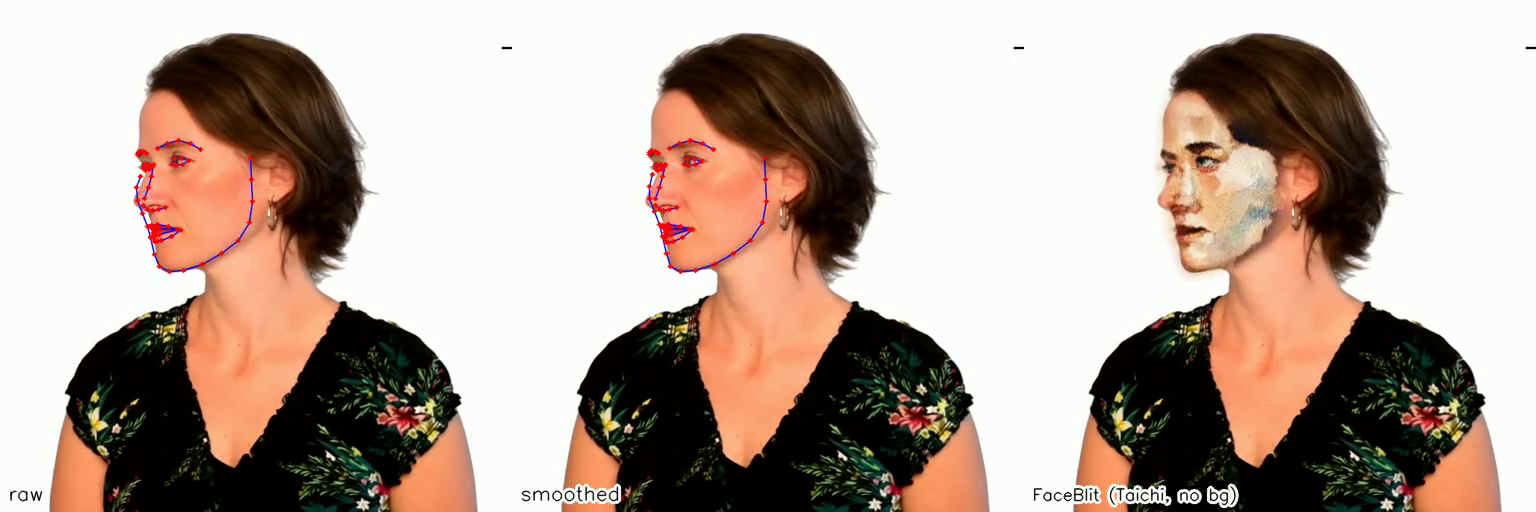
#> input picture frame 10 of FaceBlit/examples/zuzka2_stylized_taichi.mp4, 1536 x 512 px, given in place of cat_full.mp4, which was not available
$ python compare_flows.py
#> lines starting #> are read from the running program, lines starting #| are printed output that depends on the picture
import os
import sys

import cv2
import numpy as np

# Add project root
sys.path.append(os.path.abspath(os.path.dirname(__file__)))

from ezsynth.engines.flow_engine import (
    NeuFlowEngine,
    OpenCVFlowEngine,
    RAFTFlowEngine,
    TorchVisionFlowEngine,
)


def flow_to_color(flow):
    """
    Converts flow to RGB image using HSV color wheel.
    flow: [H, W, 2]
    """
    h, w = flow.shape[:2]
    hsv = np.zeros((h, w, 3), dtype=np.uint8)
    hsv[..., 1] = 255

    mag, ang = cv2.cartToPolar(flow[..., 0], flow[..., 1])
    hsv[..., 0] = ang * 180 / np.pi / 2
    hsv[..., 2] = cv2.normalize(mag, None, 0, 255, cv2.NORM_MINMAX)

    return cv2.cvtColor(hsv, cv2.COLOR_HSV2BGR)


def draw_label(img, text):
    font = cv2.FONT_HERSHEY_SIMPLEX
    cv2.putText(img, text, (10, 30), font, 1, (255, 255, 255), 2, cv2.LINE_AA)
    return img


def main():
    video_path = "examples/cat_full.mp4"
    output_path = "output/flow_comparison.mp4"

    if not os.path.exists("output"):
        os.makedirs("output")

    print(f"Reading video: {video_path}")
    cap = cv2.VideoCapture(video_path)

    # Read first 60 frames to keep it quick but sufficient
    MAX_FRAMES = 60
    frames = []

    while len(frames) < MAX_FRAMES:
        ret, frame = cap.read()
#> frame is the input picture: shape (512, 1536, 3); mean B, G, R 154.5, 165.9, 182.6
        if not ret:
            break
        # Resize to smaller resolution for speed if needed, but let's keep original or standard
        # For display, maybe 512 width max?
        h, w = frame.shape[:2]
#> h = 512; w = 1536
        new_w = 480
        new_h = int(h * (new_w / w))
#> new_h = 160
        frame = cv2.resize(frame, (new_w, new_h))
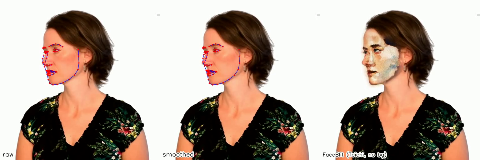
#> frame: shape (160, 480, 3); mean B, G, R 154.5, 165.8, 182.6
        frames.append(frame)
    cap.release()
    print(f"Loaded {len(frames)} frames. Resolution: {frames[0].shape}")

    engines = [
        ("Original", None),
        ("CV2 DIS", OpenCVFlowEngine(method="DIS")),
        ("CV2 Farneback", OpenCVFlowEngine(method="FARNEBACK")),
        ("TV RAFT Small", TorchVisionFlowEngine(model_name="raft_small")),
        # ("TV RAFT Large", TorchVisionFlowEngine(model_name="raft_large")), # Skip large for speed if preferred, or keep
    ]

    try:
        engines.append(("Our RAFT (Sintel)", RAFTFlowEngine(model_name="sintel")))
    except Exception as e:
        print(f"Skipping Our RAFT: {e}")

    # Try adding NeuFlow if possible
    try:
        engines.append(("NeuFlow", NeuFlowEngine(model_name="neuflow_mixed")))
    except Exception as e:
        print(f"Skipping NeuFlow: {e}")

    # Compute flows
    results = {}  # label -> list of flow images (or original frames)

    for label, engine in engines:
        if engine is None:
            results[label] = frames[1:]  # Align length
            continue

        print(f"Running {label}...")
        try:
            flows = engine.compute(frames)
            # Visualize flows
            viz_frames = [flow_to_color(f) for f in flows]
            results[label] = viz_frames
        except Exception as e:
            print(f"Error computing {label}: {e}")
            # Fill with blanks
            results[label] = [np.zeros_like(frames[0])] * (len(frames) - 1)

    # Compose grid
    # We have N engines. Let's make a grid roughly square.
    n_items = len(engines)
    cols = 3
    rows = (n_items + cols - 1) // cols

    print("creating grid video...")
    h, w, _ = frames[0].shape

    # Output writer
    fourcc = cv2.VideoWriter_fourcc(*"mp4v")
    out = cv2.VideoWriter(output_path, fourcc, 30, (w * cols, h * rows))

    num_frames = len(frames) - 1
    for i in range(num_frames):
        grid_img = np.zeros((h * rows, w * cols, 3), dtype=np.uint8)

        for idx, (label, _) in enumerate(engines):
            r = idx // cols
            c = idx % cols

            # Get content
            if label in results and i < len(results[label]):
                img = results[label][i].copy()
            else:
                img = np.zeros((h, w, 3), dtype=np.uint8)

            draw_label(img, label)

            y_off = r * h
            x_off = c * w
            grid_img[y_off : y_off + h, x_off : x_off + w] = img

        out.write(grid_img)

    out.release()
    print(f"Video saved to {output_path}")


if __name__ == "__main__":
    main()

$ run again, starting later in the video
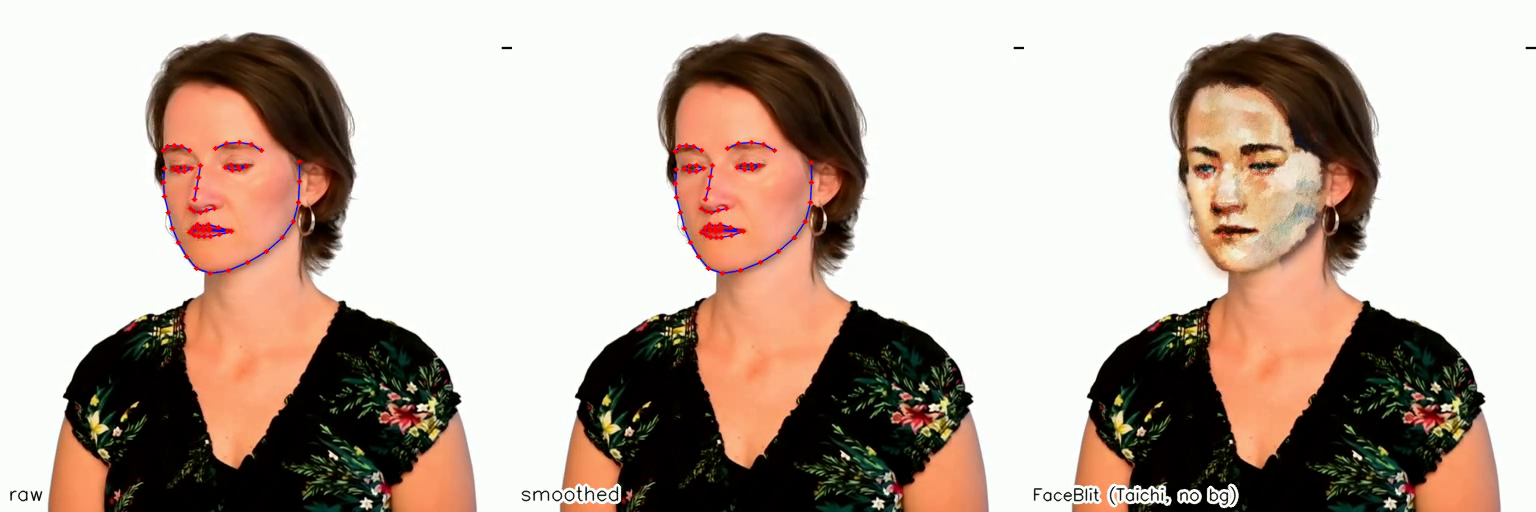
#> input picture frame 45 of FaceBlit/examples/zuzka2_stylized_taichi.mp4, 1536 x 512 px, given in place of cat_full.mp4, which was not available
#> in main, frame is the input picture: shape (512, 1536, 3); mean B, G, R 160.3, 171.5, 187.8
#> in main, `frame = cv2.resize(frame, (new_w, new_h))`:
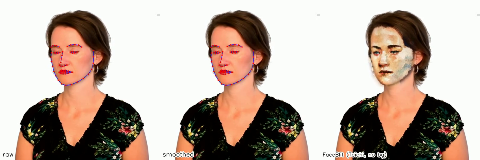
#> frame: shape (160, 480, 3); mean B, G, R 160.3, 171.5, 187.8

$ run again, starting later in the video
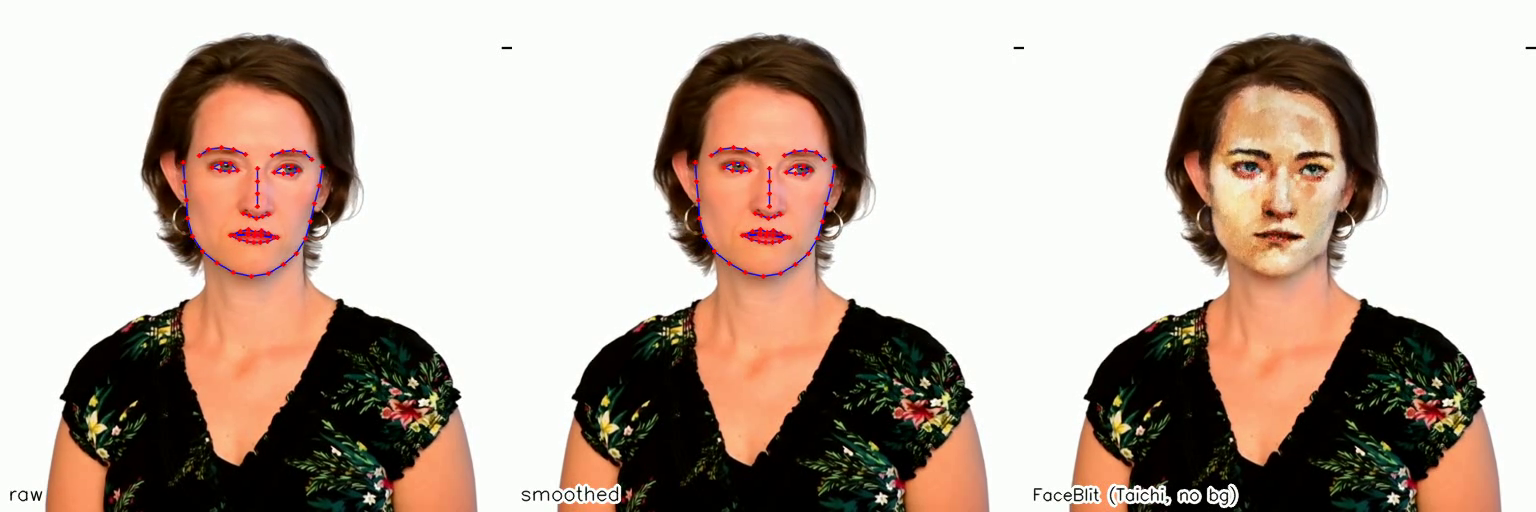
#> input picture frame 80 of FaceBlit/examples/zuzka2_stylized_taichi.mp4, 1536 x 512 px, given in place of cat_full.mp4, which was not available
#> in main, frame is the input picture: shape (512, 1536, 3); mean B, G, R 159.7, 170.9, 187
#> in main, `frame = cv2.resize(frame, (new_w, new_h))`:
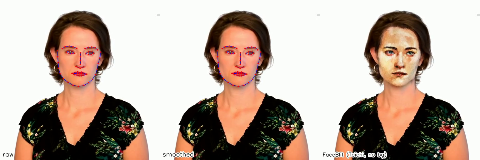
#> frame: shape (160, 480, 3); mean B, G, R 159.6, 170.8, 187
